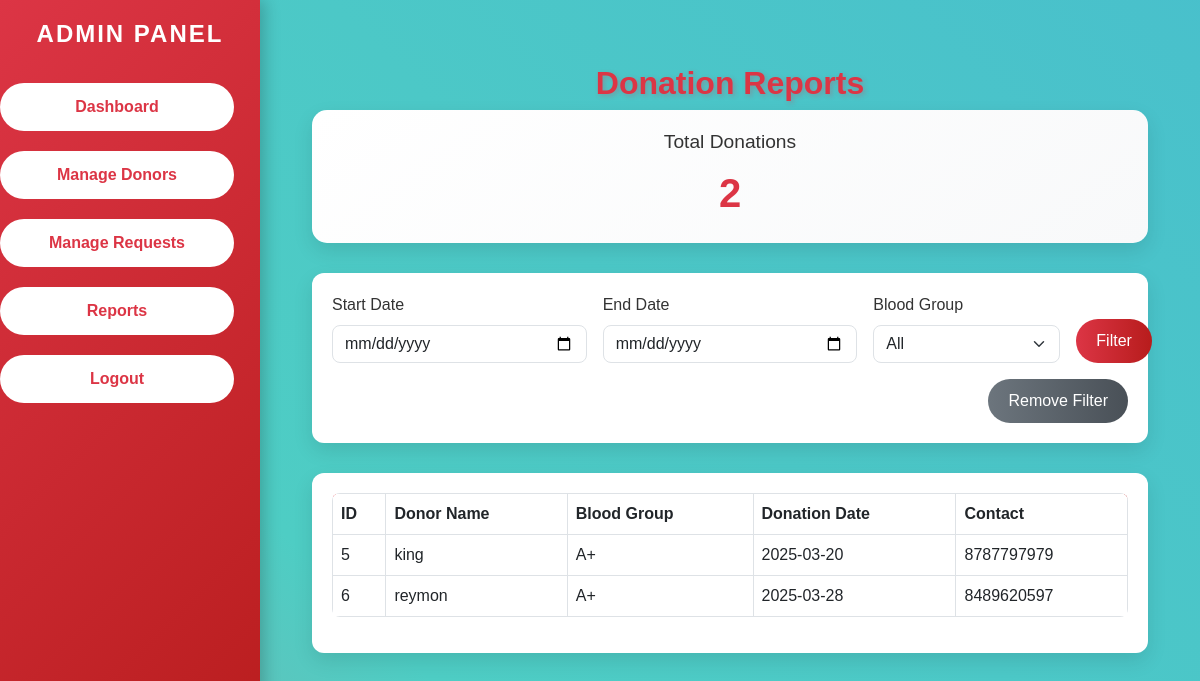
/reports.php (signed in), run on the app's committed database.
### tables this page shows
CREATE TABLE `donations` (
  `id` int(11) NOT NULL,
  `request_id` int(11) NOT NULL,
  `donor_name` varchar(100) NOT NULL,
  `age` int(11) NOT NULL,
  `email` varchar(100) NOT NULL,
  `phone` varchar(15) NOT NULL,
  `blood_group` varchar(5) NOT NULL,
  `donate_date` date NOT NULL
);

### reports.php (the view, shortened to what this page needs)
<?php
$servername = "localhost";
$username = "root";
$password = "";
$database = "blood_donation_db";
$conn = new mysqli($servername, $username, $password, $database);
$start_date = isset($_GET['start_date']) ? $_GET['start_date'] : '';
$end_date = isset($_GET['end_date']) ? $_GET['end_date'] : '';
$query = "SELECT * FROM donations WHERE 1=1";
$result = $conn->query($query);
$total_donations_query = "SELECT COUNT(*) AS total FROM donations WHERE 1=1";
$total_donations_result = $conn->query($total_donations_query);
$total_donations = $total_donations_result->fetch_assoc()['total'];
?>
<!DOCTYPE html>
<html lang="en">
<head>
    <link rel="stylesheet" href="https://cdn.jsdelivr.net/npm/bootstrap@5.3.0/dist/css/bootstrap.min.css">
    <link rel="stylesheet" href="https://cdnjs.cloudflare.com/ajax/libs/font-awesome/6.0.0-beta3/css/all.min.css">
</head>
<body>
    <div class="sidebar">
        <h4 class="text-center mb-4">Admin Panel</h4>
        <button class="btn" onclick="location.href='admin_dashboard.php'">Dashboard</button>
        <button class="btn" onclick="location.href='manage_donors.php'">Manage Donors</button>
        <button class="btn" onclick="location.href='manage_requests.php'">Manage Requests</button>
        <button class="btn" onclick="location.href='reports.php'">Reports</button>
        <button class="btn" onclick="location.href='index.php'">Logout</button>
    </div>
    <div class="main-content">
        <div class="container mt-4">
            <h2 class="text-center text-danger">Donation Reports</h2>
            <div class="total-card">
                <h5>Total Donations</h5>
                <div class="count"><?php echo $total_donations; ?></div>
            </div>
            <div class="filter-form">
                <form method="GET" action="reports.php" class="row g-3">
                    <div class="col-md-4">
                        <label for="start_date" class="form-label">Start Date</label>
                        <input type="date" class="form-control" id="start_date" name="start_date" value="<?php echo $start_date; ?>">
                    </div>
                    <div class="col-md-4">
                        <label for="end_date" class="form-label">End Date</label>
                        <input type="date" class="form-control" id="end_date" name="end_date" value="<?php echo $end_date; ?>">
                    </div>
                    <div class="col-md-3">
                        <label for="blood_group" class="form-label">Blood Group</label>
                        <select class="form-select" id="blood_group" name="blood_group">
                            <option value="">All</option>
                        </select>
                    </div>
                    <div class="col-md-1 d-flex align-items-end">
                        <button type="submit" class="btn btn-filter">Filter</button>
                    </div>
                    <div class="col-md-12 d-flex justify-content-end">
                        <button type="submit" class="btn btn-remove" name="remove_filter" value="1">Remove Filter</button>
                    </div>
                </form>
            </div>
            <div class="table-container">
                <table class="table table-bordered">
                    <thead>
                        <tr>
                            <th>ID</th>
                            <th>Donor Name</th>
                            <th>Blood Group</th>
                            <th>Donation Date</th>
                            <th>Contact</th>
                        </tr>
                    </thead>
                    <tbody>
                        <?php
                        if ($result->num_rows > 0) {
                            while ($row = $result->fetch_assoc()) {
                                echo "<tr>";
                                echo "<td>" . htmlspecialchars($row['id']) . "</td>";
                                echo "<td>" . htmlspecialchars($row['donor_name']) . "</td>";
                                echo "<td>" . htmlspecialchars($row['blood_group']) . "</td>";
                                echo "<td>" . htmlspecialchars($row['donate_date']) . "</td>";
                                echo "<td>" . htmlspecialchars($row['phone']) . "</td>";
                                echo "</tr>";
                            }
                        } else {
                            echo "<tr><td colspan='5' class='text-center'>No donations found</td></tr>";
                        }
                        ?>
                    </tbody>
                </table>
            </div>
        </div>
    </div>
</body>
</html>

### reports.php (style rules this page uses)
body { background: linear-gradient(45deg, #ff6b6b, #4ecdc4, #45b7d1, #96c93d); background-size: 400% 400%; animation: gradientBG 15s ease infinite; font-family: 'Poppins', sans-serif; color: #333; overflow-x: hidden; }
.sidebar { height: 100vh; width: 250px; position: fixed; top: 0; left: 0; background: linear-gradient(135deg, #dc3545, #b71c1c); color: white; padding-top: 20px; box-shadow: 5px 0 15px rgba(0, 0, 0, 0.2); transition: width 0.3s ease; }
.sidebar h4 { font-weight: 700; text-transform: uppercase; letter-spacing: 2px; animation: fadeInDown 1s ease; }
.sidebar .btn { width: 90%; margin: 10px auto; background: white; color: #dc3545; border: none; padding: 12px; border-radius: 25px; font-weight: 600; transition: all 0.3s ease; }
.main-content { margin-left: 260px; padding: 40px; }
h2.text-danger { font-weight: 700; text-shadow: 2px 2px 5px rgba(220, 53, 69, 0.3); animation: bounceIn 1s ease; }
.total-card { background: linear-gradient(145deg, #ffffff, #f8f9fa); border-radius: 15px; padding: 20px; box-shadow: 0 8px 20px rgba(0, 0, 0, 0.1); text-align: center; margin-bottom: 30px; animation: cardPop 1s ease; }
.total-card h5 { font-size: 1.2rem; color: #333; margin-bottom: 10px; }
.total-card .count { font-size: 2.5rem; font-weight: 700; color: #dc3545; animation: scaleUp 1.5s ease infinite alternate; }
.filter-form { background: white; border-radius: 12px; padding: 20px; box-shadow: 0 8px 20px rgba(0, 0, 0, 0.1); margin-bottom: 30px; animation: fadeInUp 1s ease; }
.filter-form .form-control, .filter-form .form-select { border-radius: 8px; transition: all 0.3s ease; }
.filter-form .btn-filter { background: linear-gradient(90deg, #dc3545, #b71c1c); color: white; border: none; padding: 10px 20px; border-radius: 25px; transition: all 0.3s ease; }
.filter-form .btn-remove { background: linear-gradient(90deg, #6c757d, #495057); color: white; border: none; padding: 10px 20px; border-radius: 25px; transition: all 0.3s ease; }
.table-container { margin-top: 20px; background: white; border-radius: 12px; padding: 20px; box-shadow: 0 8px 20px rgba(0, 0, 0, 0.1); animation: fadeInUp 1s ease; }
.table { border-radius: 8px; overflow: hidden; }
.table thead { background: linear-gradient(90deg, #dc3545, #b71c1c); color: white; }
.table tbody tr { transition: all 0.3s ease; }
.table td, .table th { vertical-align: middle; }

### data on the page
donations: id "5", donor_name "king", blood_group "A+", donate_date "2025-03-20", phone "8787797979"
donations: id "6", donor_name "reymon", blood_group "A+", donate_date "2025-03-28", phone "8489620597"

### other printed values
$total_donations "2"
